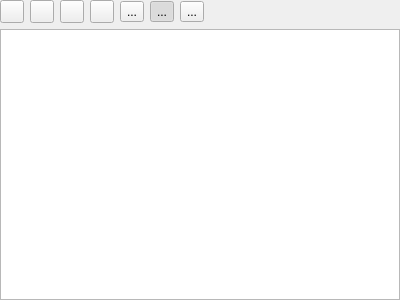
<?xml version="1.0" encoding="UTF-8"?>
<ui version="4.0">
 <class>LayerPanel</class>
 <widget class="QDockWidget" name="LayerPanel">
  <property name="geometry">
   <rect>
    <x>0</x>
    <y>0</y>
    <width>400</width>
    <height>300</height>
   </rect>
  </property>
  <property name="floating">
   <bool>false</bool>
  </property>
  <property name="features">
   <set>QDockWidget::AllDockWidgetFeatures</set>
  </property>
  <property name="windowTitle">
   <string>Layers</string>
  </property>
  <widget class="QWidget" name="dockWidgetContents">
   <layout class="QVBoxLayout" name="verticalLayout">
    <property name="leftMargin">
     <number>0</number>
    </property>
    <property name="topMargin">
     <number>0</number>
    </property>
    <property name="rightMargin">
     <number>0</number>
    </property>
    <property name="bottomMargin">
     <number>0</number>
    </property>
    <item alignment="Qt::AlignLeft">
     <widget class="QWidget" name="widget" native="true">
      <layout class="QHBoxLayout" name="horizontalLayout">
       <property name="leftMargin">
        <number>0</number>
       </property>
       <property name="topMargin">
        <number>0</number>
       </property>
       <property name="rightMargin">
        <number>0</number>
       </property>
       <property name="bottomMargin">
        <number>0</number>
       </property>
       <item>
        <widget class="QToolButton" name="toolButton_4">
         <property name="text">
          <string/>
         </property>
         <property name="icon">
          <iconset resource="crafter.qrc">
           <normaloff>:/images/list-add.png</normaloff>:/images/list-add.png</iconset>
         </property>
        </widget>
       </item>
       <item>
        <widget class="QToolButton" name="toolButton_3">
         <property name="text">
          <string/>
         </property>
         <property name="icon">
          <iconset resource="crafter.qrc">
           <normaloff>:/images/list-remove.png</normaloff>:/images/list-remove.png</iconset>
         </property>
        </widget>
       </item>
       <item>
        <widget class="QToolButton" name="buttonMoveUp">
         <property name="text">
          <string/>
         </property>
         <property name="icon">
          <iconset resource="crafter.qrc">
           <normaloff>:/images/arrow-up.png</normaloff>:/images/arrow-up.png</iconset>
         </property>
        </widget>
       </item>
       <item>
        <widget class="QToolButton" name="buttonMoveDown">
         <property name="text">
          <string/>
         </property>
         <property name="icon">
          <iconset resource="crafter.qrc">
           <normaloff>:/images/arrow-down.png</normaloff>:/images/arrow-down.png</iconset>
         </property>
        </widget>
       </item>
       <item>
        <widget class="QToolButton" name="buttonFront">
         <property name="text">
          <string>...</string>
         </property>
         <property name="icon">
          <iconset resource="crafter.qrc">
           <normaloff>:/images/align-horizontal-right.png</normaloff>:/images/align-horizontal-right.png</iconset>
         </property>
         <property name="checkable">
          <bool>true</bool>
         </property>
         <property name="checked">
          <bool>false</bool>
         </property>
        </widget>
       </item>
       <item>
        <widget class="QToolButton" name="buttonMid">
         <property name="text">
          <string>...</string>
         </property>
         <property name="icon">
          <iconset resource="crafter.qrc">
           <normaloff>:/images/align-horizontal-center.png</normaloff>:/images/align-horizontal-center.png</iconset>
         </property>
         <property name="checkable">
          <bool>true</bool>
         </property>
         <property name="checked">
          <bool>true</bool>
         </property>
        </widget>
       </item>
       <item>
        <widget class="QToolButton" name="buttonBack">
         <property name="text">
          <string>...</string>
         </property>
         <property name="icon">
          <iconset resource="crafter.qrc">
           <normaloff>:/images/align-horizontal-left.png</normaloff>:/images/align-horizontal-left.png</iconset>
         </property>
         <property name="checkable">
          <bool>true</bool>
         </property>
        </widget>
       </item>
      </layout>
     </widget>
    </item>
    <item>
     <widget class="QTreeView" name="treeLayers"/>
    </item>
   </layout>
  </widget>
 </widget>
 <resources>
  <include location="crafter.qrc"/>
 </resources>
 <connections/>
</ui>
